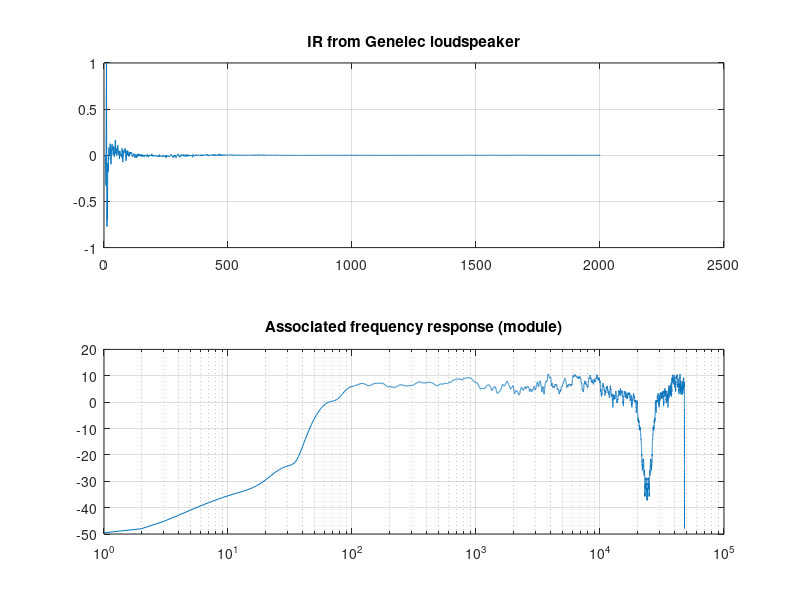

Recreate this plot in MATLAB.
function process_old_genelec_responses()
    % Uses some old measured impulse responses from a Genelec loudspeaker
    % on the anechoic chamber to produce an averaged and trimmed one. This
    % should not be taken as a reference of the loudspeaker, but as a guide
    % to the expected behavior. It's only used for rough estimation
    % purposes.
    %
    % Joe.

    % Load the old measured IRs from the Genelec on the anechoic chamber
    disp('> Loading Genelec impulse responses ...');
    loaded_data = load('old_genelec_IRs.mat');
    ir1 = loaded_data.ir1;
    ir2 = loaded_data.ir2;
    ir3 = loaded_data.ir3;
    ir4 = loaded_data.ir4;
    ir5 = loaded_data.ir5;

    % Trim IRs to a shorter length and remove most of the group delay
    disp('> Averaging and trimming ...');
    initial_trim = 450 + 30;
    final_trim = 2000;
    ir1 = ir1(1 + initial_trim : 1 + initial_trim + final_trim);
    ir2 = ir2(4 + initial_trim : 4 + initial_trim + final_trim);
    ir3 = ir3(9 + initial_trim : 9 + initial_trim + final_trim);
    ir4 = ir4(1 + initial_trim - 14: 1 + initial_trim -14 + final_trim);
    ir5 = ir5(1 + initial_trim - 10: 1 + initial_trim -10 + final_trim);

    % Average *all* IRs (number 3 is left out cause it seems not well
    % matched on time)
    averaged_ir = (ir1 + ir2 + ir4 + ir5) / 4;
    averaged_ir = averaged_ir / max(abs(averaged_ir));

    subplot(2,1,1)
    plot(averaged_ir)
    grid on
    title('IR from Genelec loudspeaker')
    subplot(2,1,2)
    module = abs(fft(averaged_ir, 48000));
    semilogx(20*log10(module))
    grid on
    title('Associated frequency response (module)')

    disp('> Saving to file ...');
    ir = averaged_ir;
    save('genelec_IR_processed.mat', 'ir');
end
